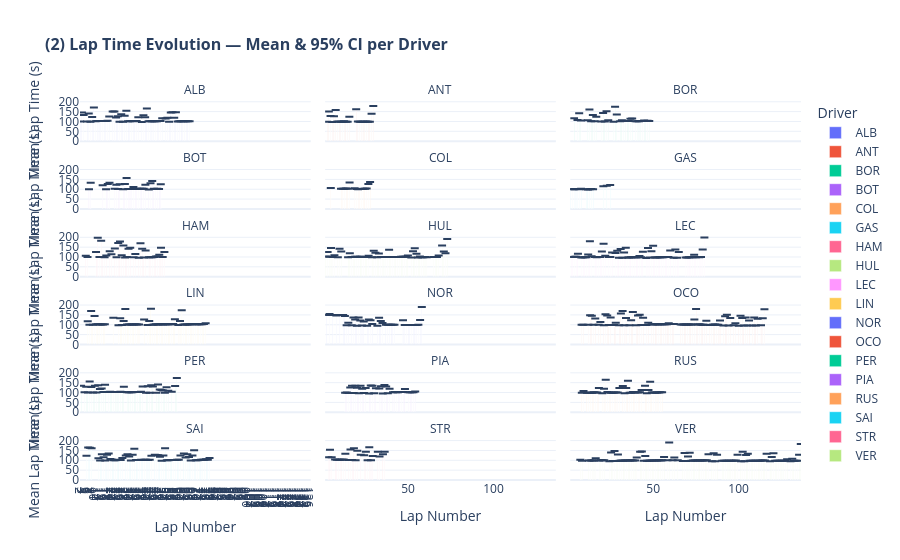

Source (notebook cell):
### Code cell
# Line chart to show how each driver's lap time evolves over successive laps
# Each driver gets its own line colored differently

fig2 = px.bar(
    data_frame=lap_evo_stats,
    x='lap_number', y='mean_time',
    error_y='ci',
    color='driver_code',
    barmode='group',
    facet_col='driver_code',   # ← un pannello per ogni pilota
    facet_col_wrap=3,          # ← 3 pannelli per riga
    title='(2) Lap Time Evolution — Mean & 95% CI per Driver',
    labels={'mean_time': 'Mean Lap Time (s)',
            'lap_number': 'Lap Number',
            'driver_code': 'Driver'})
fig2.update_layout(
    title_font=dict(size=16, weight='bold'),
    xaxis=dict(tickmode='linear', dtick=1))
fig2.for_each_annotation(lambda a: a.update(text=a.text.split('=')[-1]))
fig2.show()

### Figure 1 — Plotly figure (JSON) as saved in the notebook; plotly's stock layout.template omitted (floating-point values rounded to 4 significant figures)
{"data": [{"alignmentgroup": "True", "error_y": {"array": [0.0, 0.0, 0.0, 0.0, 0.0, 0.0, 0.0, 0.0, 0.0, 0.0, 0.0, 0.0, 0.0, 0.0, 0.0, 0.0, 0.0, 0.0, 0.0, 0.0, 0.0, 0.0, 0.0, 0.0, 0.0, 0.0, 0.0, 0.0, 0.0, 0.0, 0.0, 0.0, 0.0, 0.0, 0.0, 0.0, 0.0, 0.0, 0.0, 0.0, 0.0, 0.0, 0.0, 0.0, 0.0, 0.0, 0.0, 0.0, 0.0, 0.0, 0.0, 0.0, 0.0, 0.0, 0.0, 0.0, 0.0, 0.0, 0.0, 0.0, 0.0]}, "hovertemplate": "Driver=ALB<br>Lap Number=%{x}<br>Mean Lap Time (s)=%{y}<extra></extra>", "legendgroup": "ALB", "marker": {"color": "#636efa", "pattern": {"shape": ""}}, "name": "ALB", "offsetgroup": "ALB", "orientation": "v", "showlegend": true, "textposition": "auto", "type": "bar", "x": [2, 3, 4, 6, 7, 8, 9, 10, 11, 12, 13, 14, 15, 16, 17, 18, 19, 21, 22, 23, 24, 25, 26, 27, 28, 29, 30, 31, 32, 33, 34, 35, 36, 38, 39, 40, 41, 42, 43, 44, 45, 46, 47, 48, 49, 50, 52, 53, 54, 55, 56, 57, 58, 59, 60, 61, 62, 63, 64, 65, 66], "xaxis": "x16", "y": [99.42, 145.1, 132.5, 99.21, 140.6, 99.0, 123.0, 171.4, 101.3, 102.0, 101.7, 101.7, 102.3, 102.9, 102.6, 103.2, 125.0, 150.5, 150.0, 119.7, 126.1, 98.72, 136.7, 98.12, 129.0, 154.0, 101.1, 100.9, 102.8, 101.6, 102.0, 102.5, 121.3, 97.44, 131.1, 121.5, 165.5, 100.8, 100.7, 101.0, 101.1, 101.6, 101.5, 102.0, 102.1, 115.7, 114.4, 119.5, 98.03, 145.0, 146.5, 119.3, 146.3, 100.1, 100.6, 100.7, 100.8, 101.0, 100.8, 101.1, 101.3], "yaxis": "y16"}, {"alignmentgroup": "True", "error_y": {"array": [0.0, 0.0, 0.0, 0.0, 0.0, 0.0, 0.0, 0.0, 0.0, 0.0, 0.0, 0.0, 0.0, 0.0, 0.0, 0.0, 0.0, 0.0, 0.0, 0.0, 0.0, 0.0, 0.0, 0.0, 0.0]}, "hovertemplate": "Driver=ANT<br>Lap Number=%{x}<br>Mean Lap Time (s)=%{y}<extra></extra>", "legendgroup": "ANT", "marker": {"color": "#EF553B", "pattern": {"shape": ""}}, "name": "ANT", "offsetgroup": "ANT", "orientation": "v", "showlegend": true, "textposition": "auto", "type": "bar", "x": [3, 4, 5, 6, 7, 8, 9, 10, 11, 12, 13, 14, 15, 16, 20, 21, 22, 23, 24, 25, 26, 27, 28, 29, 30], "xaxis": "x17", "y": [98.22, 150.5, 128.1, 97.63, 126.2, 157.5, 99.18, 99.06, 98.63, 98.75, 100.5, 98.56, 98.33, 123.6, 162.3, 100.0, 98.48, 97.94, 97.97, 97.94, 99.28, 98.76, 98.91, 139.7, 178.9], "yaxis": "y17"}, {"alignmentgroup": "True", "error_y": {"array": [0.0, 0.0, 0.0, 0.0, 0.0, 0.0, 0.0, 0.0, 0.0, 0.0, 0.0, 0.0, 0.0, 0.0, 0.0, 0.0, 0.0, 0.0, 0.0, 0.0, 0.0, 0.0, 0.0, 0.0, 0.0, 0.0, 0.0, 0.0, 0.0, 0.0, 0.0, 0.0, 0.0, 0.0, 0.0]}, "hovertemplate": "Driver=BOR<br>Lap Number=%{x}<br>Mean Lap Time (s)=%{y}<extra></extra>", "legendgroup": "BOR", "marker": {"color": "#00cc96", "pattern": {"shape": ""}}, "name": "BOR", "offsetgroup": "BOR", "orientation": "v", "showlegend": true, "textposition": "auto", "type": "bar", "x": [4, 6, 7, 8, 12, 13, 14, 15, 16, 17, 20, 21, 22, 23, 24, 27, 28, 29, 31, 32, 33, 34, 35, 36, 37, 38, 40, 41, 42, 43, 44, 45, 46, 47, 48], "xaxis": "x18", "y": [115.7, 107.1, 141.0, 104.8, 105.7, 160.8, 101.0, 132.7, 100.7, 123.4, 99.28, 143.3, 99.89, 151.6, 106.4, 98.87, 174.8, 135.0, 100.8, 105.7, 102.4, 102.5, 102.5, 102.3, 114.3, 115.5, 100.6, 100.8, 101.1, 101.8, 102.7, 104.8, 101.8, 103.3, 103.0], "yaxis": "y18"}, {"alignmentgroup": "True", "error_y": {"array": [0.0, 0.0, 0.0, 0.0, 0.0, 0.0, 0.0, 0.0, 0.0, 0.0, 0.0, 0.0, 0.0, 0.0, 0.0, 0.0, 0.0, 0.0, 0.0, 0.0, 0.0, 0.0, 0.0, 0.0, 0.0, 0.0, 0.0, 0.0, 0.0, 0.0, 0.0, 0.0]}, "hovertemplate": "Driver=BOT<br>Lap Number=%{x}<br>Mean Lap Time (s)=%{y}<extra></extra>", "legendgroup": "BOT", "marker": {"color": "#ab63fa", "pattern": {"shape": ""}}, "name": "BOT", "offsetgroup": "BOT", "orientation": "v", "showlegend": true, "textposition": "auto", "type": "bar", "x": [7, 8, 15, 17, 18, 19, 22, 23, 24, 25, 27, 28, 29, 30, 31, 32, 33, 34, 35, 36, 37, 38, 39, 40, 42, 43, 44, 45, 46, 47, 48, 49], "xaxis": "x13", "y": [100.5, 133.1, 120.2, 100.3, 126.6, 132.4, 102.6, 122.8, 100.9, 124.9, 99.65, 126.0, 157.3, 101.1, 101.3, 101.7, 111.0, 101.5, 102.4, 101.6, 102.9, 102.4, 102.6, 123.3, 99.15, 130.2, 141.2, 101.9, 100.9, 102.1, 101.7, 124.7], "yaxis": "y13"}, {"alignmentgroup": "True", "error_y": {"array": [0.0, 0.0, 0.0, 0.0, 0.0, 0.0, 0.0, 0.0, 0.0, 0.0, 0.0, 0.0, 0.0, 0.0, 0.0, 0.0, 0.0]}, "hovertemplate": "Driver=COL<br>Lap Number=%{x}<br>Mean Lap Time (s)=%{y}<extra></extra>", "legendgroup": "COL", "marker": {"color": "#FFA15A", "pattern": {"shape": ""}}, "name": "COL", "offsetgroup": "COL", "orientation": "v", "showlegend": true, "textposition": "auto", "type": "bar", "x": [5, 11, 12, 13, 14, 15, 16, 19, 20, 21, 22, 23, 24, 25, 26, 27, 28], "xaxis": "x14", "y": [106.3, 102.9, 102.3, 102.0, 103.4, 102.7, 134.5, 104.5, 100.7, 100.3, 101.0, 101.8, 103.0, 102.2, 104.0, 126.3, 136.8], "yaxis": "y14"}, {"alignmentgroup": "True", "error_y": {"array": [0.0, 0.0, 0.0, 0.0, 0.0, 0.0, 0.0, 0.0, 0.0, 0.0, 0.0, 0.0, 0.0, 0.0, 0.0]}, "hovertemplate": "Driver=GAS<br>Lap Number=%{x}<br>Mean Lap Time (s)=%{y}<extra></extra>", "legendgroup": "GAS", "marker": {"color": "#19d3f3", "pattern": {"shape": ""}}, "name": "GAS", "offsetgroup": "GAS", "orientation": "v", "showlegend": true, "textposition": "auto", "type": "bar", "x": [2, 3, 4, 5, 6, 7, 8, 11, 12, 13, 14, 15, 21, 23, 25], "xaxis": "x15", "y": [101.6, 99.53, 99.88, 101.0, 101.5, 100.1, 102.3, 99.28, 99.22, 100.1, 101.8, 100.3, 114.5, 117.8, 122.0], "yaxis": "y15"}, {"alignmentgroup": "True", "error_y": {"array": [0.0, 0.0, 0.0, 0.0, 0.0, 0.0, 0.0, 0.0, 0.0, 0.0, 0.0, 0.0, 0.0, 0.0, 0.0, 0.0, 0.0, 0.0, 0.0, 0.0, 0.0, 0.0, 0.0, 0.0, 0.0, 0.0, 0.0, 0.0, 0.0, 0.0, 0.0, 0.0, 0.0, 0.0, 0.0, 0.0, 0.0, 0.0]}, "hovertemplate": "Driver=HAM<br>Lap Number=%{x}<br>Mean Lap Time (s)=%{y}<extra></extra>", "legendgroup": "HAM", "marker": {"color": "#FF6692", "pattern": {"shape": ""}}, "name": "HAM", "offsetgroup": "HAM", "orientation": "v", "showlegend": true, "textposition": "auto", "type": "bar", "x": [5, 6, 11, 12, 13, 14, 15, 16, 17, 19, 20, 22, 23, 24, 25, 26, 27, 28, 29, 30, 31, 33, 34, 36, 37, 38, 39, 40, 42, 43, 44, 45, 46, 47, 48, 49, 50, 51], "xaxis": "x10", "y": [106.5, 99.98, 125.1, 197.0, 99.59, 182.7, 99.66, 99.27, 107.1, 128.9, 114.5, 143.0, 98.76, 170.5, 178.4, 108.6, 158.9, 97.59, 100.1, 141.7, 147.5, 98.75, 114.9, 96.43, 169.5, 141.7, 97.32, 132.8, 98.13, 98.81, 98.75, 99.99, 102.1, 103.0, 111.8, 146.4, 100.1, 125.5], "yaxis": "y10"}, {"alignmentgroup": "True", "error_y": {"array": [0.0, 0.0, 0.0, 0.0, 0.0, 0.0, 0.0, 0.0, 0.0, 0.0, 0.0, 0.0, 0.0, 0.0, 0.0, 0.0, 0.0, 0.0, 0.0, 0.0, 0.0, 0.0, 0.0, 0.0, 0.0, 0.0, 0.0, 0.0, 0.0, 0.0, 0.0, 0.0, 0.0, 0.0, 0.0, 0.0, 0.0, 0.0, 0.0, 0.0, 0.0, 0.0, 0.0, 0.0, 0.0, 0.0, 0.0, 0.0, 0.0, 0.0, 0.0, 0.0, 0.0, 0.0, 0.0, 0.0, 0.0, 0.0, 0.0, 0.0, 0.0, 0.0]}, "hovertemplate": "Driver=HUL<br>Lap Number=%{x}<br>Mean Lap Time (s)=%{y}<extra></extra>", "legendgroup": "HUL", "marker": {"color": "#B6E880", "pattern": {"shape": ""}}, "name": "HUL", "offsetgroup": "HUL", "orientation": "v", "showlegend": true, "textposition": "auto", "type": "bar", "x": [2, 3, 4, 5, 6, 7, 9, 10, 11, 15, 16, 17, 18, 19, 20, 21, 22, 23, 24, 25, 26, 27, 29, 30, 31, 32, 33, 34, 35, 36, 37, 38, 39, 40, 41, 42, 43, 44, 45, 46, 47, 48, 49, 50, 52, 53, 54, 55, 56, 57, 58, 59, 60, 61, 65, 66, 67, 68, 70, 71, 72, 73], "xaxis": "x11", "y": [102.1, 125.1, 101.1, 146.0, 100.2, 109.3, 98.51, 142.3, 128.0, 98.82, 118.6, 99.77, 100.2, 101.3, 100.9, 99.94, 100.6, 101.5, 100.1, 99.85, 100.5, 105.8, 98.37, 131.5, 121.3, 98.1, 117.6, 99.34, 99.59, 99.58, 99.77, 100.2, 136.4, 100.3, 100.5, 100.4, 100.3, 100.4, 100.4, 100.7, 100.7, 101.2, 101.8, 107.3, 96.94, 129.6, 144.9, 116.0, 96.86, 102.3, 99.1, 98.91, 99.4, 99.29, 100.1, 100.3, 99.77, 107.2, 158.7, 127.8, 119.3, 191.7], "yaxis": "y11"}, {"alignmentgroup": "True", "error_y": {"array": [0.0, 0.0, 0.0, 0.0, 0.0, 0.0, 0.0, 0.0, 0.0, 0.0, 0.0, 0.0, 0.0, 0.0, 0.0, 0.0, 0.0, 0.0, 0.0, 0.0, 0.0, 0.0, 0.0, 0.0, 0.0, 0.0, 0.0, 0.0, 0.0, 0.0, 0.0, 0.0, 0.0, 0.0, 0.0, 0.0, 0.0, 0.0, 0.0, 0.0, 0.0, 0.0, 0.0, 0.0, 0.0, 0.0, 0.0, 0.0, 0.0, 0.0, 0.0, 0.0, 0.0, 0.0, 0.0, 0.0, 0.0, 0.0, 0.0, 0.0, 0.0, 0.0, 0.0, 0.0, 0.0, 0.0, 0.0, 0.0, 0.0, 0.0]}, "hovertemplate": "Driver=LEC<br>Lap Number=%{x}<br>Mean Lap Time (s)=%{y}<extra></extra>", "legendgroup": "LEC", "marker": {"color": "#FF97FF", "pattern": {"shape": ""}}, "name": "LEC", "offsetgroup": "LEC", "orientation": "v", "showlegend": true, "textposition": "auto", "type": "bar", "x": [2, 3, 4, 5, 6, 8, 9, 10, 11, 12, 13, 14, 16, 17, 18, 19, 20, 21, 22, 24, 25, 26, 28, 29, 30, 31, 32, 33, 34, 35, 36, 37, 38, 39, 40, 41, 42, 43, 44, 46, 47, 48, 49, 50, 51, 52, 53, 54, 55, 56, 57, 58, 59, 60, 62, 63, 64, 65, 69, 70, 71, 72, 73, 74, 75, 76, 77, 78, 79, 80], "xaxis": "x12", "y": [100.1, 100.1, 100.6, 101.6, 116.4, 97.82, 98.11, 98.05, 99.11, 112.8, 179.9, 103.3, 99.4, 98.69, 100.3, 99.93, 127.9, 167.2, 105.9, 100.4, 99.74, 122.2, 120.1, 131.3, 96.22, 140.8, 95.96, 123.4, 147.3, 97.85, 97.97, 98.13, 98.77, 98.23, 98.53, 98.67, 105.6, 98.81, 126.9, 95.19, 145.0, 97.88, 129.2, 157.3, 97.56, 98.03, 98.16, 98.65, 98.54, 98.77, 99.34, 99.71, 99.74, 133.3, 95.56, 137.6, 95.56, 124.8, 97.09, 97.82, 98.29, 98.79, 98.5, 111.4, 98.4, 99.86, 99.09, 99.43, 137.7, 198.5], "yaxis": "y12"}, {"alignmentgroup": "True", "error_y": {"array": [0.0, 0.0, 0.0, 0.0, 0.0, 0.0, 0.0, 0.0, 0.0, 0.0, 0.0, 0.0, 0.0, 0.0, 0.0, 0.0, 0.0, 0.0, 0.0, 0.0, 0.0, 0.0, 0.0, 0.0, 0.0, 0.0, 0.0, 0.0, 0.0, 0.0, 0.0, 0.0, 0.0, 0.0, 0.0, 0.0, 0.0, 0.0, 0.0, 0.0, 0.0, 0.0, 0.0, 0.0, 0.0, 0.0, 0.0, 0.0, 0.0, 0.0, 0.0, 0.0, 0.0, 0.0, 0.0, 0.0, 0.0, 0.0, 0.0, 0.0]}, "hovertemplate": "Driver=LIN<br>Lap Number=%{x}<br>Mean Lap Time (s)=%{y}<extra></extra>", "legendgroup": "LIN", "marker": {"color": "#FECB52", "pattern": {"shape": ""}}, "name": "LIN", "offsetgroup": "LIN", "orientation": "v", "showlegend": true, "textposition": "auto", "type": "bar", "x": [6, 7, 8, 9, 10, 11, 12, 13, 14, 15, 16, 21, 24, 25, 26, 27, 28, 29, 30, 31, 32, 33, 34, 35, 36, 39, 41, 42, 43, 44, 45, 46, 47, 48, 49, 50, 51, 52, 53, 54, 55, 56, 57, 59, 60, 61, 62, 63, 64, 65, 66, 67, 68, 69, 70, 71, 72, 73, 74, 75], "xaxis": "x7", "y": [117.6, 100.1, 170.0, 99.48, 145.0, 102.3, 102.2, 101.9, 101.7, 101.7, 102.0, 135.8, 97.94, 133.6, 98.65, 119.2, 179.4, 101.5, 101.0, 100.8, 101.7, 101.6, 102.3, 101.7, 101.6, 126.9, 98.62, 119.3, 181.8, 100.5, 100.8, 102.5, 101.0, 102.7, 102.1, 101.9, 102.3, 102.2, 102.4, 102.9, 102.8, 103.5, 127.7, 98.52, 118.6, 173.7, 101.2, 101.2, 101.1, 101.4, 102.1, 102.3, 103.9, 102.5, 103.1, 103.1, 102.9, 103.0, 103.4, 108.2], "yaxis": "y7"}, {"alignmentgroup": "True", "error_y": {"array": [0.0, 0.0, 0.0, 0.0, 0.0, 0.0, 0.0, 0.0, 0.0, 0.0, 0.0, 0.0, 0.0, 0.0, 0.0, 0.0, 0.0, 0.0, 0.0, 0.0, 0.0, 0.0, 0.0, 0.0, 0.0, 0.0, 0.0, 0.0, 0.0, 0.0, 0.0, 0.0, 0.0, 0.0, 0.0, 0.0, 0.0, 0.0, 0.0, 0.0, 0.0, 0.0, 0.0]}, "hovertemplate": "Driver=NOR<br>Lap Number=%{x}<br>Mean Lap Time (s)=%{y}<extra></extra>", "legendgroup": "NOR", "marker": {"color": "#636efa", "pattern": {"shape": ""}}, "name": "NOR", "offsetgroup": "NOR", "orientation": "v", "showlegend": true, "textposition": "auto", "type": "bar", "x": [2, 4, 6, 8, 10, 12, 13, 14, 15, 17, 18, 19, 20, 21, 22, 23, 24, 26, 27, 28, 29, 32, 33, 34, 35, 37, 38, 39, 40, 41, 42, 47, 48, 49, 50, 51, 52, 53, 54, 55, 56, 57, 58], "xaxis": "x8", "y": [150.2, 154.1, 149.3, 146.6, 149.8, 149.5, 143.8, 97.57, 109.7, 96.9, 136.5, 126.3, 95.58, 137.2, 121.3, 95.87, 117.1, 94.67, 126.2, 122.3, 104.5, 95.16, 135.2, 119.2, 108.3, 99.8, 99.62, 99.66, 99.47, 99.6, 99.7, 122.7, 98.88, 98.42, 98.39, 98.47, 98.98, 99.38, 99.29, 99.33, 99.98, 123.7, 189.6], "yaxis": "y8"}, {"alignmentgroup": "True", "error_y": {"array": [0.0, 0.0, 0.0, 0.0, 0.0, 0.0, 0.0, 0.0, 0.0, 0.0, 0.0, 0.0, 0.0, 0.0, 0.0, 0.0, 0.0, 0.0, 0.0, 0.0, 0.0, 0.0, 0.0, 0.0, 0.0, 0.0, 0.0, 0.0, 0.0, 0.0, 0.0, 0.0, 0.0, 0.0, 0.0, 0.0, 0.0, 0.0, 0.0, 0.0, 0.0, 0.0, 0.0, 0.0, 0.0, 0.0, 0.0, 0.0, 0.0, 0.0, 0.0, 0.0, 0.0, 0.0, 0.0, 0.0, 0.0, 0.0, 0.0, 0.0, 0.0, 0.0, 0.0, 0.0, 0.0, 0.0, 0.0, 0.0, 0.0, 0.0, 0.0, 0.0, 0.0, 0.0, 0.0, 0.0, 0.0, 0.0, 0.0, 0.0, 0.0, 0.0, 0.0, 0.0, 0.0, 0.0, 0.0, 0.0, 0.0]}, "hovertemplate": "Driver=OCO<br>Lap Number=%{x}<br>Mean Lap Time (s)=%{y}<extra></extra>", "legendgroup": "OCO", "marker": {"color": "#EF553B", "pattern": {"shape": ""}}, "name": "OCO", "offsetgroup": "OCO", "orientation": "v", "showlegend": true, "textposition": "auto", "type": "bar", "x": [8, 9, 12, 13, 14, 15, 16, 18, 19, 21, 22, 23, 24, 25, 27, 28, 30, 31, 32, 33, 34, 36, 37, 38, 40, 41, 42, 43, 44, 46, 47, 49, 50, 51, 52, 53, 54, 55, 56, 57, 58, 59, 60, 61, 62, 66, 67, 68, 69, 70, 71, 72, 73, 74, 75, 76, 77, 78, 79, 80, 81, 83, 84, 85, 86, 87, 88, 89, 91, 92, 93, 94, 95, 97, 98, 100, 101, 102, 103, 104, 105, 106, 108, 109, 110, 111, 113, 114, 115], "xaxis": "x9", "y": [99.85, 100.3, 99.82, 148.2, 145.4, 99.69, 131.5, 99.94, 114.1, 97.67, 153.0, 146.5, 98.46, 136.3, 98.72, 110.3, 97.48, 156.7, 169.4, 97.71, 134.0, 98.13, 122.5, 164.6, 97.17, 147.0, 150.7, 98.22, 136.1, 98.27, 109.9, 102.7, 101.8, 102.3, 102.0, 101.7, 102.3, 102.4, 102.4, 102.6, 103.1, 107.5, 103.3, 103.4, 103.3, 101.4, 101.4, 101.5, 101.3, 101.3, 101.4, 101.6, 101.9, 127.1, 180.2, 100.9, 102.5, 100.0, 99.84, 100.2, 120.7, 98.79, 98.98, 101.5, 101.8, 99.91, 99.64, 121.4, 96.37, 143.7, 151.3, 96.49, 134.7, 96.94, 107.2, 95.58, 146.0, 134.0, 96.36, 136.4, 96.36, 121.6, 96.06, 137.3, 96.56, 130.5, 97.39, 133.2, 179.2], "yaxis": "y9"}, {"alignmentgroup": "True", "error_y": {"array": [0.0, 0.0, 0.0, 0.0, 0.0, 0.0, 0.0, 0.0, 0.0, 0.0, 0.0, 0.0, 0.0, 0.0, 0.0, 0.0, 0.0, 0.0, 0.0, 0.0, 0.0, 0.0, 0.0, 0.0, 0.0, 0.0, 0.0, 0.0, 0.0, 0.0, 0.0, 0.0, 0.0, 0.0, 0.0, 0.0, 0.0, 0.0, 0.0, 0.0, 0.0, 0.0, 0.0, 0.0, 0.0, 0.0, 0.0, 0.0, 0.0, 0.0]}, "hovertemplate": "Driver=PER<br>Lap Number=%{x}<br>Mean Lap Time (s)=%{y}<extra></extra>", "legendgroup": "PER", "marker": {"color": "#00cc96", "pattern": {"shape": ""}}, "name": "PER", "offsetgroup": "PER", "orientation": "v", "showlegend": true, "textposition": "auto", "type": "bar", "x": [2, 4, 5, 6, 7, 8, 9, 10, 11, 12, 13, 14, 15, 16, 18, 19, 20, 21, 22, 23, 24, 25, 26, 27, 29, 30, 31, 32, 33, 34, 35, 36, 37, 38, 40, 41, 42, 43, 44, 46, 47, 48, 49, 50, 51, 52, 53, 55, 57, 58], "xaxis": "x4", "y": [134.5, 101.1, 129.8, 100.4, 155.9, 127.7, 100.4, 134.8, 99.77, 137.0, 117.7, 120.8, 103.1, 139.3, 102.9, 103.4, 102.7, 102.6, 103.1, 102.8, 103.1, 104.3, 103.0, 129.6, 101.6, 100.8, 102.0, 101.8, 102.4, 102.6, 102.1, 102.1, 103.7, 130.6, 98.97, 132.2, 99.04, 136.5, 130.7, 99.02, 141.4, 115.1, 112.5, 109.8, 98.83, 126.5, 109.5, 104.0, 133.4, 173.1], "yaxis": "y4"}, {"alignmentgroup": "True", "error_y": {"array": [0.0, 0.0, 0.0, 0.0, 0.0, 0.0, 0.0, 0.0, 0.0, 0.0, 0.0, 0.0, 0.0, 0.0, 0.0, 0.0, 0.0, 0.0, 0.0, 0.0, 0.0, 0.0, 0.0, 0.0, 0.0, 0.0, 0.0, 0.0, 0.0, 0.0, 0.0, 0.0, 0.0, 0.0, 0.0, 0.0, 0.0, 0.0]}, "hovertemplate": "Driver=PIA<br>Lap Number=%{x}<br>Mean Lap Time (s)=%{y}<extra></extra>", "legendgroup": "PIA", "marker": {"color": "#ab63fa", "pattern": {"shape": ""}}, "name": "PIA", "offsetgroup": "PIA", "orientation": "v", "showlegend": true, "textposition": "auto", "type": "bar", "x": [13, 14, 15, 16, 17, 18, 19, 20, 21, 22, 23, 24, 25, 27, 28, 29, 30, 31, 33, 34, 35, 36, 37, 38, 39, 41, 42, 43, 44, 45, 46, 47, 48, 50, 51, 52, 53, 54], "xaxis": "x5", "y": [98.47, 100.7, 98.23, 125.7, 134.7, 97.05, 134.8, 123.9, 96.7, 134.4, 119.4, 97.2, 122.5, 95.71, 136.1, 134.3, 96.17, 121.7, 120.8, 132.0, 95.6, 138.3, 130.7, 96.11, 119.5, 101.5, 102.1, 101.5, 101.6, 102.3, 102.5, 102.2, 118.3, 101.2, 101.6, 101.5, 101.3, 105.3], "yaxis": "y5"}, {"alignmentgroup": "True", "error_y": {"array": [0.0, 0.0, 0.0, 0.0, 0.0, 0.0, 0.0, 0.0, 0.0, 0.0, 0.0, 0.0, 0.0, 0.0, 0.0, 0.0, 0.0, 0.0, 0.0, 0.0, 0.0, 0.0, 0.0, 0.0, 0.0, 0.0, 0.0, 0.0, 0.0, 0.0, 0.0, 0.0, 0.0, 0.0, 0.0, 0.0, 0.0, 0.0, 0.0, 0.0, 0.0, 0.0, 0.0, 0.0]}, "hovertemplate": "Driver=RUS<br>Lap Number=%{x}<br>Mean Lap Time (s)=%{y}<extra></extra>", "legendgroup": "RUS", "marker": {"color": "#FFA15A", "pattern": {"shape": ""}}, "name": "RUS", "offsetgroup": "RUS", "orientation": "v", "showlegend": true, "textposition": "auto", "type": "bar", "x": [8, 9, 11, 12, 13, 14, 15, 16, 17, 18, 20, 21, 22, 23, 24, 25, 26, 27, 28, 29, 30, 32, 33, 34, 35, 36, 37, 38, 39, 40, 41, 42, 43, 45, 46, 47, 48, 49, 50, 51, 52, 53, 54, 55], "xaxis": "x6", "y": [99.42, 108.0, 98.79, 98.4, 98.89, 98.88, 101.2, 99.67, 100.5, 122.7, 96.92, 119.3, 164.4, 102.8, 99.82, 99.37, 99.33, 99.73, 99.56, 100.1, 122.8, 133.7, 96.11, 122.9, 159.9, 99.0, 99.25, 102.4, 99.93, 100.9, 100.5, 101.2, 113.3, 134.9, 96.52, 112.9, 154.2, 100.6, 99.59, 99.38, 100.5, 99.99, 101.0, 101.5], "yaxis": "y6"}, {"alignmentgroup": "True", "error_y": {"array": [0.0, 0.0, 0.0, 0.0, 0.0, 0.0, 0.0, 0.0, 0.0, 0.0, 0.0, 0.0, 0.0, 0.0, 0.0, 0.0, 0.0, 0.0, 0.0, 0.0, 0.0, 0.0, 0.0, 0.0, 0.0, 0.0, 0.0, 0.0, 0.0, 0.0, 0.0, 0.0, 0.0, 0.0, 0.0, 0.0, 0.0, 0.0, 0.0, 0.0, 0.0, 0.0, 0.0, 0.0, 0.0, 0.0, 0.0, 0.0, 0.0, 0.0, 0.0, 0.0, 0.0, 0.0, 0.0, 0.0, 0.0, 0.0, 0.0, 0.0, 0.0, 0.0, 0.0, 0.0, 0.0, 0.0, 0.0]}, "hovertemplate": "Driver=SAI<br>Lap Number=%{x}<br>Mean Lap Time (s)=%{y}<extra></extra>", "legendgroup": "SAI", "marker": {"color": "#19d3f3", "pattern": {"shape": ""}}, "name": "SAI", "offsetgroup": "SAI", "orientation": "v", "showlegend": true, "textposition": "auto", "type": "bar", "x": [5, 6, 7, 8, 12, 13, 14, 15, 16, 17, 18, 19, 20, 21, 22, 23, 24, 25, 26, 28, 29, 30, 31, 32, 33, 34, 35, 36, 37, 38, 39, 40, 41, 42, 43, 45, 46, 47, 48, 49, 50, 51, 52, 53, 54, 55, 56, 57, 58, 59, 60, 62, 63, 64, 65, 66, 67, 68, 69, 70, 71, 72, 73, 74, 75, 76, 77], "xaxis": "x", "y": [123.3, 164.3, 163.5, 160.7, 109.8, 99.3, 130.1, 115.4, 99.09, 127.8, 134.5, 106.9, 102.5, 100.5, 100.4, 102.5, 101.1, 102.0, 112.1, 124.4, 130.3, 119.7, 98.34, 128.5, 158.2, 101.6, 101.4, 101.5, 102.6, 101.8, 103.2, 102.6, 101.9, 103.1, 122.6, 128.0, 126.7, 125.1, 117.6, 98.22, 123.7, 161.5, 100.2, 100.5, 101.0, 101.2, 102.0, 102.0, 102.2, 103.0, 124.4, 134.1, 113.7, 130.1, 117.3, 98.67, 124.6, 151.0, 100.3, 100.6, 101.7, 102.2, 102.5, 103.1, 105.8, 103.3, 112.1], "yaxis": "y"}, {"alignmentgroup": "True", "error_y": {"array": [0.0, 0.0, 0.0, 0.0, 0.0, 0.0, 0.0, 0.0, 0.0, 0.0, 0.0, 0.0, 0.0, 0.0, 0.0, 0.0, 0.0, 0.0, 0.0, 0.0, 0.0, 0.0, 0.0, 0.0, 0.0, 0.0, 0.0]}, "hovertemplate": "Driver=STR<br>Lap Number=%{x}<br>Mean Lap Time (s)=%{y}<extra></extra>", "legendgroup": "STR", "marker": {"color": "#FF6692", "pattern": {"shape": ""}}, "name": "STR", "offsetgroup": "STR", "orientation": "v", "showlegend": true, "textposition": "auto", "type": "bar", "x": [3, 4, 5, 7, 8, 9, 10, 11, 12, 13, 15, 16, 17, 18, 19, 20, 22, 24, 25, 26, 27, 28, 29, 32, 33, 35, 36], "xaxis": "x2", "y": [115.1, 153.0, 115.6, 103.7, 102.9, 102.2, 102.8, 103.0, 104.4, 132.7, 101.6, 154.8, 101.2, 161.4, 100.4, 147.8, 128.0, 125.9, 143.9, 100.2, 165.7, 99.88, 121.3, 143.0, 119.8, 131.0, 143.8], "yaxis": "y2"}, {"alignmentgroup": "True", "error_y": {"array": [0.0, 0.0, 0.0, 0.0, 0.0, 0.0, 0.0, 0.0, 0.0, 0.0, 0.0, 0.0, 0.0, 0.0, 0.0, 0.0, 0.0, 0.0, 0.0, 0.0, 0.0, 0.0, 0.0, 0.0, 0.0, 0.0, 0.0, 0.0, 0.0, 0.0, 0.0, 0.0, 0.0, 0.0, 0.0, 0.0, 0.0, 0.0, 0.0, 0.0, 0.0, 0.0, 0.0, 0.0, 0.0, 0.0, 0.0, 0.0, 0.0, 0.0, 0.0, 0.0, 0.0, 0.0, 0.0, 0.0, 0.0, 0.0, 0.0, 0.0, 0.0, 0.0, 0.0, 0.0, 0.0, 0.0, 0.0, 0.0, 0.0, 0.0, 0.0, 0.0, 0.0, 0.0, 0.0, 0.0, 0.0, 0.0, 0.0, 0.0, 0.0, 0.0, 0.0, 0.0, 0.0, 0.0, 0.0, 0.0, 0.0, 0.0, 0.0, 0.0, 0.0, 0.0, 0.0, 0.0, 0.0, 0.0, 0.0, 0.0, 0.0, 0.0, 0.0, 0.0, 0.0, 0.0, 0.0, 0.0, 0.0, 0.0, 0.0, 0.0]}, "hovertemplate": "Driver=VER<br>Lap Number=%{x}<br>Mean Lap Time (s)=%{y}<extra></extra>", "legendgroup": "VER", "marker": {"color": "#B6E880", "pattern": {"shape": ""}}, "name": "VER", "offsetgroup": "VER", "orientation": "v", "showlegend": true, "textposition": "auto", "type": "bar", "x": [7, 8, 12, 13, 14, 15, 16, 18, 19, 20, 21, 24, 25, 26, 27, 28, 29, 30, 31, 32, 33, 34, 35, 36, 37, 38, 39, 40, 42, 43, 44, 45, 46, 47, 48, 49, 50, 51, 52, 53, 54, 55, 56, 58, 59, 61, 62, 64, 67, 68, 69, 70, 71, 72, 73, 74, 75, 76, 77, 78, 79, 80, 81, 82, 84, 85, 86, 87, 90, 91, 92, 93, 94, 95, 96, 97, 98, 99, 101, 102, 103, 104, 105, 106, 107, 108, 109, 110, 111, 112, 113, 114, 115, 116, 118, 119, 120, 121, 122, 123, 124, 125, 126, 127, 128, 130, 131, 132, 133, 134, 135, 136], "xaxis": "x3", "y": [102.8, 98.29, 99.4, 99.41, 99.18, 99.22, 110.8, 99.3, 99.84, 100.1, 100.3, 95.43, 139.2, 96.26, 147.4, 96.99, 129.9, 97.4, 98.56, 98.09, 98.65, 98.58, 99.22, 99.31, 100.4, 99.56, 99.49, 113.6, 143.4, 144.9, 97.53, 121.6, 97.48, 98.2, 98.81, 98.3, 98.65, 99.51, 99.16, 99.82, 99.04, 99.82, 116.3, 100.2, 190.2, 100.0, 114.1, 100.4, 96.2, 136.4, 96.31, 119.0, 137.7, 98.18, 98.46, 98.93, 98.55, 99.32, 98.84, 99.08, 99.09, 98.99, 99.59, 130.5, 95.72, 135.2, 95.63, 127.6, 97.43, 97.73, 98.07, 97.87, 97.84, 97.86, 98.06, 98.15, 98.32, 127.9, 94.83, 142.9, 95.23, 126.3, 133.1, 97.25, 97.48, 97.51, 97.65, 98.21, 98.1, 98.24, 98.72, 98.67, 98.88, 133.7, 94.82, 116.5, 136.0, 97.1, 97.8, 97.51, 97.92, 97.87, 97.74, 97.7, 105.2, 94.8, 107.3, 97.59, 97.54, 97.79, 128.7, 183.0], "yaxis": "y3"}], "layout": {"annotations": [{"font": {}, "showarrow": false, "text": "SAI", "x": 0.16, "xanchor": "center", "xref": "paper", "y": 0.1083, "yanchor": "bottom", "yref": "paper"}, {"font": {}, "showarrow": false, "text": "STR", "x": 0.5, "xanchor": "center", "xref": "paper", "y": 0.1083, "yanchor": "bottom", "yref": "paper"}, {"font": {}, "showarrow": false, "text": "VER", "x": 0.84, "xanchor": "center", "xref": "paper", "y": 0.1083, "yanchor": "bottom", "yref": "paper"}, {"font": {}, "showarrow": false, "text": "PER", "x": 0.16, "xanchor": "center", "xref": "paper", "y": 0.2867, "yanchor": "bottom", "yref": "paper"}, {"font": {}, "showarrow": false, "text": "PIA", "x": 0.5, "xanchor": "center", "xref": "paper", "y": 0.2867, "yanchor": "bottom", "yref": "paper"}, {"font": {}, "showarrow": false, "text": "RUS", "x": 0.84, "xanchor": "center", "xref": "paper", "y": 0.2867, "yanchor": "bottom", "yref": "paper"}, {"font": {}, "showarrow": false, "text": "LIN", "x": 0.16, "xanchor": "center", "xref": "paper", "y": 0.465, "yanchor": "bottom", "yref": "paper"}, {"font": {}, "showarrow": false, "text": "NOR", "x": 0.5, "xanchor": "center", "xref": "paper", "y": 0.465, "yanchor": "bottom", "yref": "paper"}, {"font": {}, "showarrow": false, "text": "OCO", "x": 0.84, "xanchor": "center", "xref": "paper", "y": 0.465, "yanchor": "bottom", "yref": "paper"}, {"font": {}, "showarrow": false, "text": "HAM", "x": 0.16, "xanchor": "center", "xref": "paper", "y": 0.6433, "yanchor": "bottom", "yref": "paper"}, {"font": {}, "showarrow": false, "text": "HUL", "x": 0.5, "xanchor": "center", "xref": "paper", "y": 0.6433, "yanchor": "bottom", "yref": "paper"}, {"font": {}, "showarrow": false, "text": "LEC", "x": 0.84, "xanchor": "center", "xref": "paper", "y": 0.6433, "yanchor": "bottom", "yref": "paper"}, {"font": {}, "showarrow": false, "text": "BOT", "x": 0.16, "xanchor": "center", "xref": "paper", "y": 0.8217, "yanchor": "bottom", "yref": "paper"}, {"font": {}, "showarrow": false, "text": "COL", "x": 0.5, "xanchor": "center", "xref": "paper", "y": 0.8217, "yanchor": "bottom", "yref": "paper"}, {"font": {}, "showarrow": false, "text": "GAS", "x": 0.84, "xanchor": "center", "xref": "paper", "y": 0.8217, "yanchor": "bottom", "yref": "paper"}, {"font": {}, "showarrow": false, "text": "ALB", "x": 0.16, "xanchor": "center", "xref": "paper", "y": 1.0, "yanchor": "bottom", "yref": "paper"}, {"font": {}, "showarrow": false, "text": "ANT", "x": 0.5, "xanchor": "center", "xref": "paper", "y": 1.0, "yanchor": "bottom", "yref": "paper"}, {"font": {}, "showarrow": false, "text": "BOR", "x": 0.84, "xanchor": "center", "xref": "paper", "y": 1.0, "yanchor": "bottom", "yref": "paper"}], "barmode": "group", "legend": {"title": {"text": "Driver"}, "tracegroupgap": 0}, "title": {"font": {"size": 16, "weight": "bold"}, "text": "(2) Lap Time Evolution — Mean & 95% CI per Driver"}, "xaxis": {"anchor": "y", "domain": [0, 0.32], "dtick": 1, "tickmode": "linear", "title": {"text": "Lap Number"}}, "xaxis10": {"anchor": "y10", "domain": [0, 0.32], "matches": "x", "showticklabels": false}, "xaxis11": {"anchor": "y11", "domain": [0.34, 0.66], "matches": "x", "showticklabels": false}, "xaxis12": {"anchor": "y12", "domain": [0.68, 1.0], "matches": "x", "showticklabels": false}, "xaxis13": {"anchor": "y13", "domain": [0, 0.32], "matches": "x", "showticklabels": false}, "xaxis14": {"anchor": "y14", "domain": [0.34, 0.66], "matches": "x", "showticklabels": false}, "xaxis15": {"anchor": "y15", "domain": [0.68, 1.0], "matches": "x", "showticklabels": false}, "xaxis16": {"anchor": "y16", "domain": [0, 0.32], "matches": "x", "showticklabels": false}, "xaxis17": {"anchor": "y17", "domain": [0.34, 0.66], "matches": "x", "showticklabels": false}, "xaxis18": {"anchor": "y18", "domain": [0.68, 1.0], "matches": "x", "showticklabels": false}, "xaxis2": {"anchor": "y2", "domain": [0.34, 0.66], "matches": "x", "title": {"text": "Lap Number"}}, "xaxis3": {"anchor": "y3", "domain": [0.68, 1.0], "matches": "x", "title": {"text": "Lap Number"}}, "xaxis4": {"anchor": "y4", "domain": [0, 0.32], "matches": "x", "showticklabels": false}, "xaxis5": {"anchor": "y5", "domain": [0.34, 0.66], "matches": "x", "showticklabels": false}, "xaxis6": {"anchor": "y6", "domain": [0.68, 1.0], "matches": "x", "showticklabels": false}, "xaxis7": {"anchor": "y7", "domain": [0, 0.32], "matches": "x", "showticklabels": false}, "xaxis8": {"anchor": "y8", "domain": [0.34, 0.66], "matches": "x", "showticklabels": false}, "xaxis9": {"anchor": "y9", "domain": [0.68, 1.0], "matches": "x", "showticklabels": false}, "yaxis": {"anchor": "x", "domain": [0, 0.1083], "title": {"text": "Mean Lap Time (s)"}}, "yaxis10": {"anchor": "x10", "domain": [0.535, 0.6433], "matches": "y", "title": {"text": "Mean Lap Time (s)"}}, "yaxis11": {"anchor": "x11", "domain": [0.535, 0.6433], "matches": "y", "showticklabels": false}, "yaxis12": {"anchor": "x12", "domain": [0.535, 0.6433], "matches": "y", "showticklabels": false}, "yaxis13": {"anchor": "x13", "domain": [0.7133, 0.8217], "matches": "y", "title": {"text": "Mean Lap Time (s)"}}, "yaxis14": {"anchor": "x14", "domain": [0.7133, 0.8217], "matches": "y", "showticklabels": false}, "yaxis15": {"anchor": "x15", "domain": [0.7133, 0.8217], "matches": "y", "showticklabels": false}, "yaxis16": {"anchor": "x16", "domain": [0.8917, 1.0], "matches": "y", "title": {"text": "Mean Lap Time (s)"}}, "yaxis17": {"anchor": "x17", "domain": [0.8917, 1.0], "matches": "y", "showticklabels": false}, "yaxis18": {"anchor": "x18", "domain": [0.8917, 1.0], "matches": "y", "showticklabels": false}, "yaxis2": {"anchor": "x2", "domain": [0, 0.1083], "matches": "y", "showticklabels": false}, "yaxis3": {"anchor": "x3", "domain": [0, 0.1083], "matches": "y", "showticklabels": false}, "yaxis4": {"anchor": "x4", "domain": [0.1783, 0.2867], "matches": "y", "title": {"text": "Mean Lap Time (s)"}}, "yaxis5": {"anchor": "x5", "domain": [0.1783, 0.2867], "matches": "y", "showticklabels": false}, "yaxis6": {"anchor": "x6", "domain": [0.1783, 0.2867], "matches": "y", "showticklabels": false}, "yaxis7": {"anchor": "x7", "domain": [0.3567, 0.465], "matches": "y", "title": {"text": "Mean Lap Time (s)"}}, "yaxis8": {"anchor": "x8", "domain": [0.3567, 0.465], "matches": "y", "showticklabels": false}, "yaxis9": {"anchor": "x9", "domain": [0.3567, 0.465], "matches": "y", "showticklabels": false}}}
